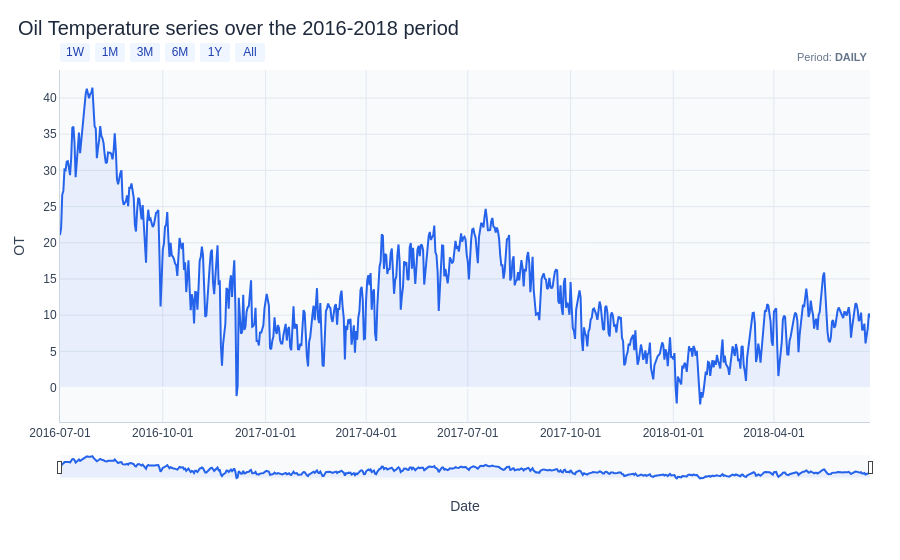

Here is the notebook cell this chart was saved with:
### Markdown cell above
We visualize the Oil Temperature (OT) time series aggregated at daily resolution. The daily average smooths out intra-day noise and makes long-term seasonal cycles, multi-month trends, and any anomalous periods much easier to detect across the full 2016–2018 window.

### Code cell
plots.plot_time_series(df.reset_index(), date_col="date", value_col=y, period="daily", title='Oil Temperature series over the 2016-2018 period')

### Figure 1 — Plotly figure (JSON) as saved in the notebook; plotly's stock layout.template omitted (floating-point values rounded to 4 significant figures; data arrays with more than 128 entries replaced by an {"elided": "..."} marker saying what was removed)
{"data": [{"fill": "tozeroy", "fillcolor": "rgba(37,99,235,0.08)", "hovertemplate": "%{x|%Y-%m-%d %H:%M}<br><b>%{y:.4g}</b><extra></extra>", "line": {"color": "#2563EB", "width": 2}, "mode": "lines", "name": "OT", "type": "scatter", "x": {"elided": "726 str values"}, "y": {"elided": "726 float values"}}], "layout": {"annotations": [{"font": {"color": "#64748B", "size": 11}, "showarrow": false, "text": "Period: <b>DAILY</b>", "x": 1, "xref": "paper", "y": 1.06, "yref": "paper"}], "dragmode": "zoom", "font": {"color": "#334155", "family": "'IBM Plex Sans', Arial, sans-serif"}, "hovermode": "x unified", "legend": {"font": {"size": 12}, "orientation": "h", "x": 0, "xanchor": "left", "y": 1.01, "yanchor": "bottom"}, "margin": {"b": 80, "l": 60, "r": 30, "t": 70}, "paper_bgcolor": "#FFFFFF", "plot_bgcolor": "#F8FAFC", "title": {"font": {"color": "#1E293B", "size": 20}, "text": "Oil Temperature series over the 2016-2018 period", "x": 0.02}, "xaxis": {"gridcolor": "#E2E8F0", "linecolor": "#CBD5E1", "range": ["2016-07-01T00:00:00", "2018-06-26T00:00:00"], "rangeselector": {"activecolor": "#2563EB", "bgcolor": "#EFF6FF", "buttons": [{"count": 7, "label": "1W", "step": "day", "stepmode": "backward"}, {"count": 1, "label": "1M", "step": "month", "stepmode": "backward"}, {"count": 3, "label": "3M", "step": "month", "stepmode": "backward"}, {"count": 6, "label": "6M", "step": "month", "stepmode": "backward"}, {"count": 1, "label": "1Y", "step": "year", "stepmode": "backward"}, {"label": "All", "step": "all"}], "font": {"color": "#1E40AF"}}, "rangeslider": {"thickness": 0.06, "visible": true}, "showgrid": true, "showspikes": true, "spikecolor": "#94A3B8", "spikethickness": 1, "tick0": "2016-07-01T00:00:00", "tickformat": "%Y-%m-%d", "title": {"text": "Date"}, "type": "date"}, "yaxis": {"gridcolor": "#E2E8F0", "linecolor": "#CBD5E1", "showgrid": true, "showspikes": true, "spikecolor": "#94A3B8", "spikethickness": 1, "title": {"text": "OT"}}}}
